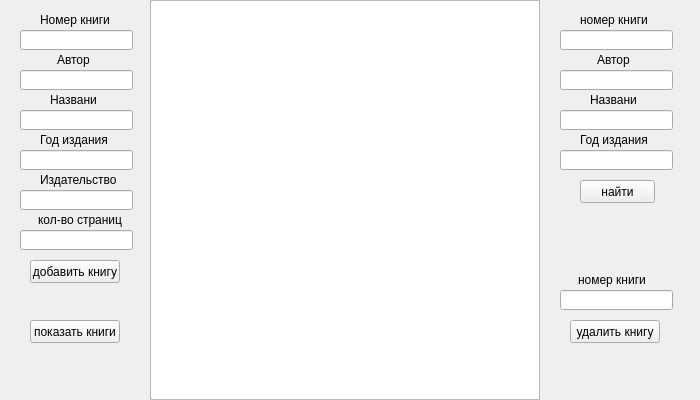
<?xml version="1.0" encoding="UTF-8"?>
<ui version="4.0">
 <class>MainWindow</class>
 <widget class="QMainWindow" name="MainWindow">
  <property name="geometry">
   <rect>
    <x>0</x>
    <y>0</y>
    <width>700</width>
    <height>400</height>
   </rect>
  </property>
  <property name="minimumSize">
   <size>
    <width>700</width>
    <height>400</height>
   </size>
  </property>
  <property name="maximumSize">
   <size>
    <width>700</width>
    <height>400</height>
   </size>
  </property>
  <property name="windowTitle">
   <string>MainWindow</string>
  </property>
  <widget class="QWidget" name="centralwidget">
   <widget class="QPushButton" name="AddBook">
    <property name="geometry">
     <rect>
      <x>30</x>
      <y>260</y>
      <width>90</width>
      <height>23</height>
     </rect>
    </property>
    <property name="text">
     <string>добавить книгу</string>
    </property>
   </widget>
   <widget class="QPlainTextEdit" name="plainTextEdit">
    <property name="geometry">
     <rect>
      <x>150</x>
      <y>0</y>
      <width>390</width>
      <height>400</height>
     </rect>
    </property>
   </widget>
   <widget class="QLabel" name="label">
    <property name="geometry">
     <rect>
      <x>40</x>
      <y>10</y>
      <width>70</width>
      <height>20</height>
     </rect>
    </property>
    <property name="text">
     <string>Номер книги</string>
    </property>
   </widget>
   <widget class="QLineEdit" name="AddCodeBook">
    <property name="geometry">
     <rect>
      <x>20</x>
      <y>30</y>
      <width>113</width>
      <height>20</height>
     </rect>
    </property>
   </widget>
   <widget class="QLabel" name="label_2">
    <property name="geometry">
     <rect>
      <x>57</x>
      <y>50</y>
      <width>47</width>
      <height>20</height>
     </rect>
    </property>
    <property name="text">
     <string>Автор</string>
    </property>
   </widget>
   <widget class="QLineEdit" name="AddAuthor">
    <property name="geometry">
     <rect>
      <x>20</x>
      <y>70</y>
      <width>113</width>
      <height>20</height>
     </rect>
    </property>
   </widget>
   <widget class="QLabel" name="label_3">
    <property name="geometry">
     <rect>
      <x>50</x>
      <y>90</y>
      <width>47</width>
      <height>20</height>
     </rect>
    </property>
    <property name="text">
     <string>Название</string>
    </property>
   </widget>
   <widget class="QLineEdit" name="AddTitle">
    <property name="geometry">
     <rect>
      <x>20</x>
      <y>110</y>
      <width>113</width>
      <height>20</height>
     </rect>
    </property>
   </widget>
   <widget class="QLabel" name="label_4">
    <property name="geometry">
     <rect>
      <x>40</x>
      <y>130</y>
      <width>70</width>
      <height>20</height>
     </rect>
    </property>
    <property name="text">
     <string>Год издания</string>
    </property>
   </widget>
   <widget class="QLineEdit" name="AddYearOfCreated">
    <property name="geometry">
     <rect>
      <x>20</x>
      <y>150</y>
      <width>113</width>
      <height>20</height>
     </rect>
    </property>
   </widget>
   <widget class="QLabel" name="label_5">
    <property name="geometry">
     <rect>
      <x>40</x>
      <y>170</y>
      <width>80</width>
      <height>20</height>
     </rect>
    </property>
    <property name="text">
     <string>Издательство</string>
    </property>
   </widget>
   <widget class="QLineEdit" name="AddPublishing">
    <property name="geometry">
     <rect>
      <x>20</x>
      <y>190</y>
      <width>113</width>
      <height>20</height>
     </rect>
    </property>
   </widget>
   <widget class="QLabel" name="label_6">
    <property name="geometry">
     <rect>
      <x>38</x>
      <y>210</y>
      <width>90</width>
      <height>20</height>
     </rect>
    </property>
    <property name="text">
     <string>кол-во страниц</string>
    </property>
   </widget>
   <widget class="QLineEdit" name="AddNumberOfPages">
    <property name="geometry">
     <rect>
      <x>20</x>
      <y>230</y>
      <width>113</width>
      <height>20</height>
     </rect>
    </property>
   </widget>
   <widget class="QLabel" name="label_8">
    <property name="geometry">
     <rect>
      <x>580</x>
      <y>10</y>
      <width>90</width>
      <height>20</height>
     </rect>
    </property>
    <property name="text">
     <string>номер книги</string>
    </property>
   </widget>
   <widget class="QLineEdit" name="FindCode">
    <property name="geometry">
     <rect>
      <x>560</x>
      <y>30</y>
      <width>113</width>
      <height>20</height>
     </rect>
    </property>
   </widget>
   <widget class="QLabel" name="label_9">
    <property name="geometry">
     <rect>
      <x>578</x>
      <y>270</y>
      <width>90</width>
      <height>20</height>
     </rect>
    </property>
    <property name="text">
     <string>номер книги</string>
    </property>
   </widget>
   <widget class="QPushButton" name="DeleteBook">
    <property name="geometry">
     <rect>
      <x>570</x>
      <y>320</y>
      <width>90</width>
      <height>23</height>
     </rect>
    </property>
    <property name="text">
     <string>удалить книгу</string>
    </property>
   </widget>
   <widget class="QLineEdit" name="DeleteCode">
    <property name="geometry">
     <rect>
      <x>560</x>
      <y>290</y>
      <width>113</width>
      <height>20</height>
     </rect>
    </property>
   </widget>
   <widget class="QLabel" name="label_10">
    <property name="geometry">
     <rect>
      <x>590</x>
      <y>90</y>
      <width>47</width>
      <height>20</height>
     </rect>
    </property>
    <property name="text">
     <string>Название</string>
    </property>
   </widget>
   <widget class="QLabel" name="label_11">
    <property name="geometry">
     <rect>
      <x>597</x>
      <y>50</y>
      <width>47</width>
      <height>20</height>
     </rect>
    </property>
    <property name="text">
     <string>Автор</string>
    </property>
   </widget>
   <widget class="QLineEdit" name="FindTitle">
    <property name="geometry">
     <rect>
      <x>560</x>
      <y>110</y>
      <width>113</width>
      <height>20</height>
     </rect>
    </property>
   </widget>
   <widget class="QLineEdit" name="FindYearOfCreated">
    <property name="geometry">
     <rect>
      <x>560</x>
      <y>150</y>
      <width>113</width>
      <height>20</height>
     </rect>
    </property>
   </widget>
   <widget class="QLineEdit" name="FindAuthor">
    <property name="geometry">
     <rect>
      <x>560</x>
      <y>70</y>
      <width>113</width>
      <height>20</height>
     </rect>
    </property>
   </widget>
   <widget class="QLabel" name="label_12">
    <property name="geometry">
     <rect>
      <x>580</x>
      <y>130</y>
      <width>70</width>
      <height>20</height>
     </rect>
    </property>
    <property name="text">
     <string>Год издания</string>
    </property>
   </widget>
   <widget class="QPushButton" name="FindBooks">
    <property name="geometry">
     <rect>
      <x>580</x>
      <y>180</y>
      <width>75</width>
      <height>23</height>
     </rect>
    </property>
    <property name="text">
     <string>найти</string>
    </property>
   </widget>
   <widget class="QPushButton" name="ViewBooks">
    <property name="geometry">
     <rect>
      <x>30</x>
      <y>320</y>
      <width>90</width>
      <height>23</height>
     </rect>
    </property>
    <property name="text">
     <string>показать книги</string>
    </property>
   </widget>
  </widget>
 </widget>
 <resources/>
 <connections/>
</ui>
